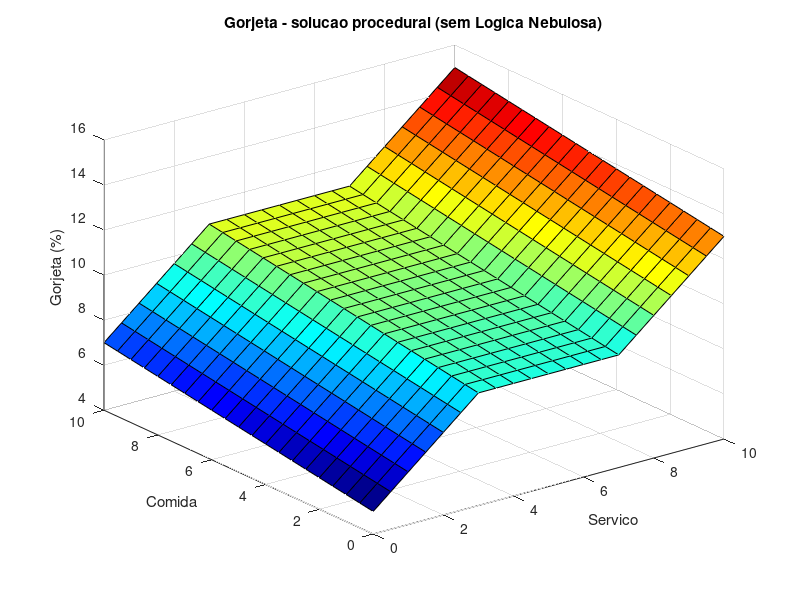

This chart was generated by the following MATLAB code:
% =========================================================================
% gorjeta_procedural.m
% Fundamentos da IA - U3/A4 - Parte 1: gorjeta SEM Logica Nebulosa
%
% Regras (escala 0 a 10 para comida e servico):
%   - servico ruim (< 3)       -> gorjeta sobe de 5% ate 10%
%   - servico bom  (3 a 7)     -> gorjeta mediana de 10%
%   - servico excelente (> 7)  -> gorjeta sobe de 10% ate 15%
% A comida entra com peso menor (20%), variando linearmente de 5% a 15%.
% =========================================================================
clear; clc; close all;
% Para gerar imagens sem abrir janelas: OCTAVE_HEADLESS=1.
if strcmp(getenv('OCTAVE_HEADLESS'), '1')
  graphics_toolkit('gnuplot');
  set(0, 'defaultfigurevisible', 'off');
end

function g = calcular_gorjeta_procedural(comida, servico)
  assert(isscalar(servico) && isscalar(comida) && isreal(servico) && isreal(comida) && ...
         isfinite(servico) && isfinite(comida) && servico >= 0 && servico <= 10 && comida >= 0 && comida <= 10, ...
         'Servico e comida devem ser escalares reais finitos entre 0 e 10.');
  peso_servico = 0.8;               % servico pesa 80%, comida 20%
  % Parcela do servico (funcao linear por partes)
  if servico < 3
    g_serv = 0.05 + (0.05/3) * servico;            % 5%  -> 10%
  elseif servico < 7
    g_serv = 0.10;                                 % 10% (plato)
  else
    g_serv = 0.10 + (0.05/3) * (servico - 7);      % 10% -> 15%
  end
  % Parcela da comida (linear de 5% a 15%)
  g_comida = 0.05 + 0.10 * comida / 10;
  g = peso_servico * g_serv + (1 - peso_servico) * g_comida;
end

% ---- Tabela de resultados para alguns casos -----------------------------
casos = [0 0; 0 5; 5 0; 5 5; 3 8; 8 3; 10 5; 5 10; 10 10];
printf('%-8s %-8s %-8s\n', 'Comida', 'Servico', 'Gorjeta');
for k = 1:rows(casos)
  c = casos(k,1); s = casos(k,2);
  printf('%-8d %-8d %6.2f%%\n', c, s, 100*calcular_gorjeta_procedural(c, s));
end

% ---- Superficie (equivalente a Figura 1 do roteiro) ---------------------
[C, S] = meshgrid(0:0.5:10, 0:0.5:10);
G = arrayfun(@calcular_gorjeta_procedural, C, S);
figure;
if strcmp(getenv('OCTAVE_HEADLESS'), '1'), graphics_toolkit(gcf, 'gnuplot'); end;

surf(S, C, 100*G);
xlabel('Servico'); ylabel('Comida'); zlabel('Gorjeta (%)');
title('Gorjeta - solucao procedural (sem Logica Nebulosa)');
colormap(jet); view(-37.5, 30); grid on;
print('-dpng', 'superficie_procedural.png');
